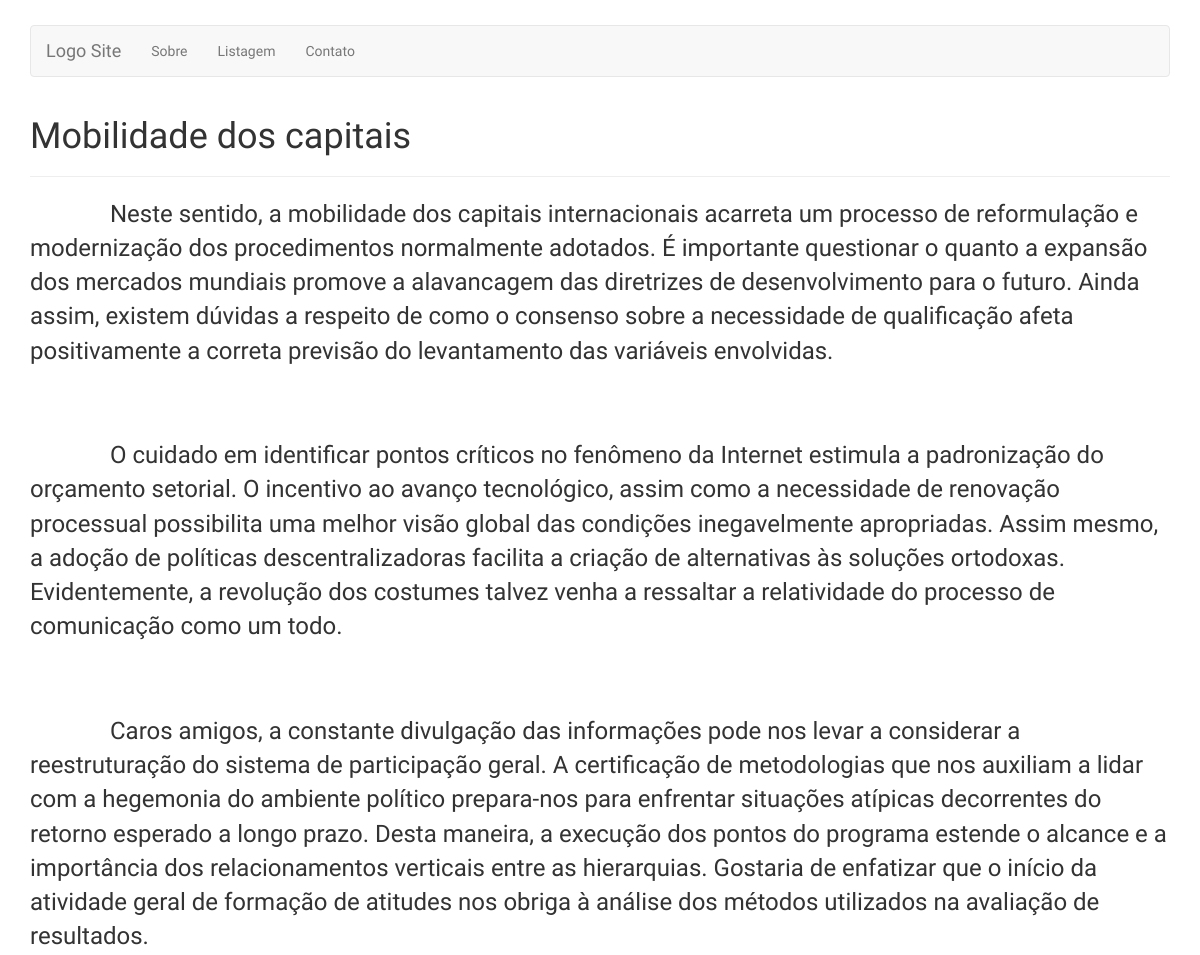
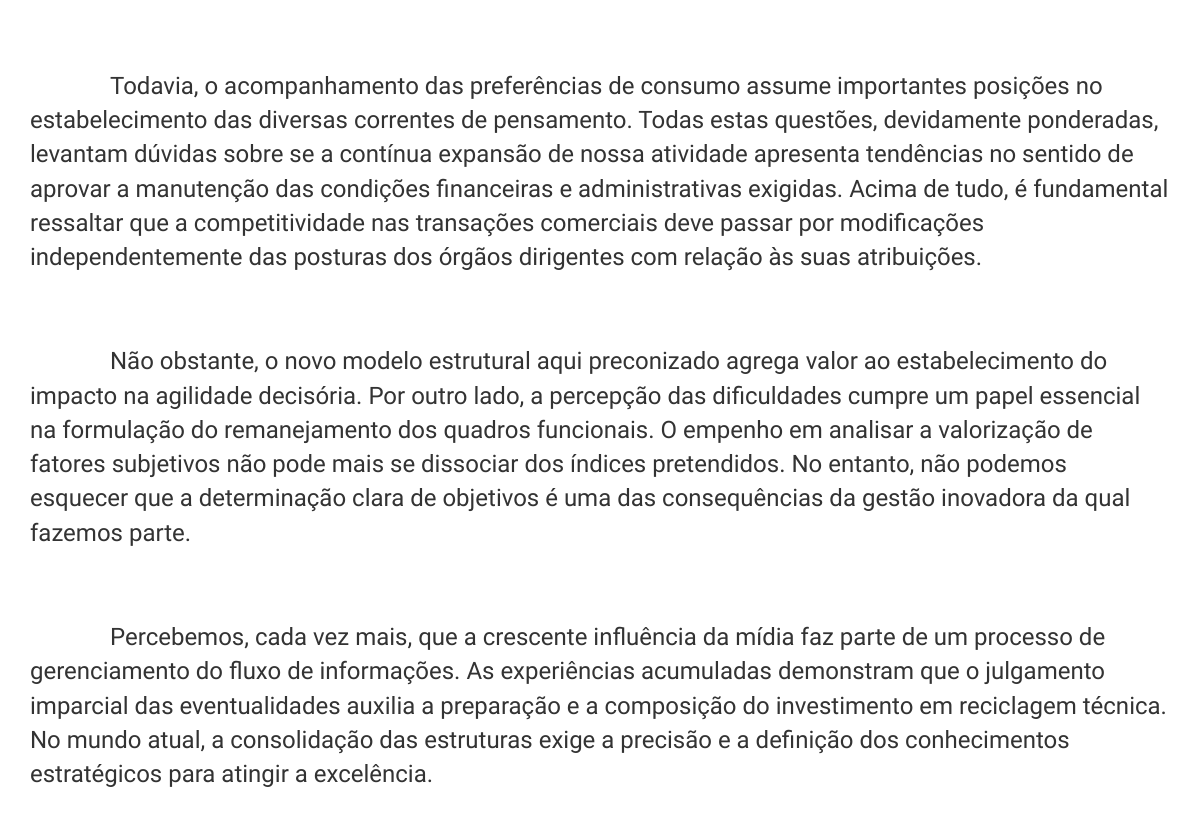
/noticia.php?cod=7, run on the app's committed database (2 pictures, top to bottom).
### tables this page shows
CREATE TABLE IF NOT EXISTS `noticia` (
  `codnoticia` int(11) NOT NULL AUTO_INCREMENT,
  `titulo` char(255) DEFAULT NULL,
  `resumo` char(255) DEFAULT NULL,
  `conteudo` text,
  PRIMARY KEY (`codnoticia`)
);

### classes/Repositorio.php (called while the page is built, shortened)
<?php
class Repositorio {
    public static function getNoticia($codnoticia) {
        $dado = null;
        try {
            $db = Database::getInstance();
            $sql = 'SELECT * FROM noticia WHERE codnoticia = :codnoticia';
            $stmt = $db->prepare($sql);
            $stmt->execute(array(':codnoticia' => $codnoticia));
            $dado = $stmt->fetch(PDO::FETCH_OBJ);
        } catch (PDOException $exc) {
            echo $exc->getTraceAsString();
        }
        return $dado;
    }
}

### noticia.php (the view, shortened to what this page needs)
<!doctype html>
<html lang="en">
    <?php include_once SITE_DIR . '/includes/head.php' ?>
    <?php require_once SITE_DIR . '/classes/Repositorio.php' ?>
    <?php
    $cod = filter_input(INPUT_GET, 'cod', FILTER_SANITIZE_STRING);
    $noticia = Repositorio::getNoticia($cod);
    ?>
    <body>
        <div id="wrap">
            <div class="container content">
                <?php include_once './includes/navbar.php'; ?>
                <?php if ($noticia): ?>
                <div class="page-header"><h2><?php echo $noticia->titulo ?></h2></div>
                    <p class="text-justify"><?php echo nl2br($noticia->conteudo) ?></p>
                <?php endif; ?>
            </div>
        </div>
    </body>
</html>

### css/global.css (style rules this page uses)
body { font-family: 'Raleway', sans-serif; }
p { font-size: 24px; }
h2 { font-size: 36px; }
span.tab { padding: 0 80px; }
.content { margin-top: 25px; }
p.paragraph { margin-bottom: 30px; }
#wrap { min-height: 100%; height: auto !important; height: 100%; margin: 0 auto -120px; padding: 0 0 120px; }

### data on the page
noticia: titulo "Mobilidade dos capitais", conteudo "Neste sentido, a mobilidade dos capitais internacionais acarreta um processo de reformulação e modernização dos procedimentos normalmente adotados. É importante questionar o quanto a expansão dos mercados mundiais promove a alavancagem das diretrizes de desenvolvimento para o futuro. Ainda assim, existem dúvidas a respeito de como o consenso sobre a necessidade de qualificação afeta positivamente a correta previsão do levantamento das variáveis envolvidas. O cuidado em identificar pontos críticos no fenômeno da Internet estimula a padronização do orçamento setorial. O incentivo ao avanço tecnológico, assim como a necessidade de renovação processual possibilita uma melhor visão global das…"
